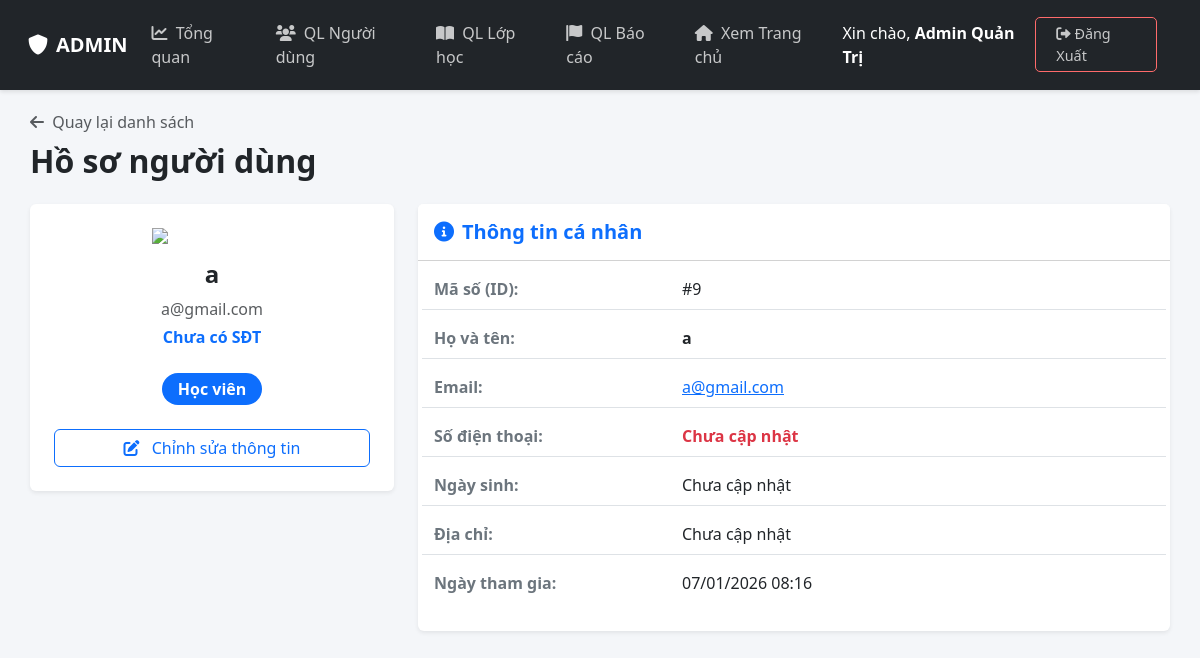
/N14Lurny/admin/user_detail.php?id=9 (signed in), run on an earlier commit of the app's database.
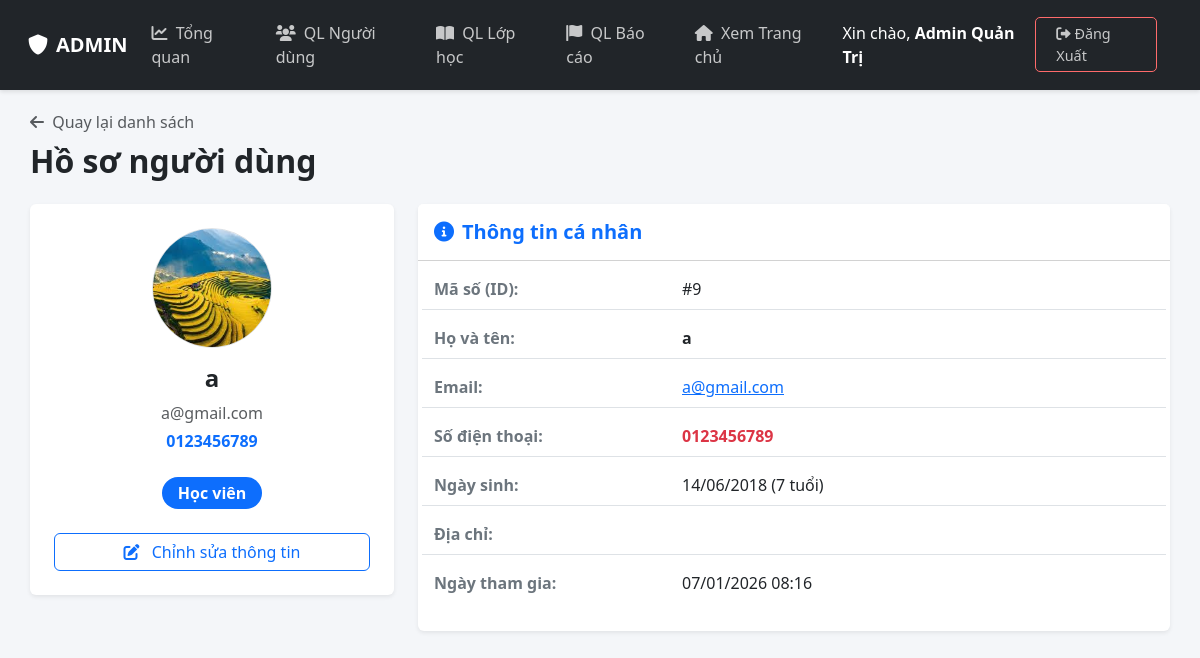
And on a later commit of the database.
### tables this page shows
CREATE TABLE `users` (
  `id` int(11) NOT NULL,
  `full_name` varchar(100) NOT NULL,
  `email` varchar(100) NOT NULL,
  `password` varchar(255) NOT NULL,
  `role` enum('admin','tutor','student') NOT NULL DEFAULT 'student',
  `avatar` varchar(255) DEFAULT NULL,
  `dob` date DEFAULT NULL,
  `gender` enum('Nam','Nữ','Khác') DEFAULT 'Nam',
  `phone` varchar(20) DEFAULT NULL,
  `bio` text DEFAULT NULL COMMENT 'Giới thiệu bản thân',
  `major` varchar(100) DEFAULT NULL COMMENT 'Chuyên ngành',
  `degree` varchar(100) DEFAULT NULL COMMENT 'Bằng cấp/Trình độ',
  `experience` varchar(100) DEFAULT NULL COMMENT 'Kinh nghiệm',
  `address` varchar(255) DEFAULT NULL COMMENT 'Địa chỉ/Khu vực',
  `school` varchar(255) DEFAULT NULL,
  `grade` varchar(50) DEFAULT NULL,
  `created_at` timestamp NOT NULL DEFAULT current_timestamp()
);

### N14Lurny/admin/user_detail.php (the view, shortened to what the changed rows need)
<?php
require __DIR__ . '/../config/db.php';
$id = intval($_GET['id']);
$sql = "SELECT * FROM users WHERE id = $id";
$result = $conn->query($sql);
$user = $result->fetch_assoc();
$avatar_path = "../assets/uploads/avatars/" . ($user['avatar'] ?? '');
$has_avatar = !empty($user['avatar']) && file_exists($avatar_path);
$dob_display = 'Chưa cập nhật';
$age_display = '';
if (!empty($user['dob']) && $user['dob'] != '0000-00-00') {
    $dob_date = new DateTime($user['dob']);
    $now = new DateTime();
    $age = $now->diff($dob_date)->y;
    $dob_display = date('d/m/Y', strtotime($user['dob']));
    $age_display = "($age tuổi)";
}
?>
<!DOCTYPE html>
<html lang="vi">
<head>
    <link href="https://cdn.jsdelivr.net/npm/bootstrap@5.3.0/dist/css/bootstrap.min.css" rel="stylesheet">
    <link rel="stylesheet" href="https://cdnjs.cloudflare.com/ajax/libs/font-awesome/6.0.0/css/all.min.css">
    <link rel="stylesheet" href="../assets/css/admin.css">
</head>
<body>
<div class="admin-wrapper">
    <main class="admin-content">
        <div class="container-fluid p-0">
            <div class="mb-4">
                <h2 class="fw-bold text-dark">Hồ sơ người dùng</h2>
            </div>
            <div class="row">
                <div class="col-md-4 mb-4">
                    <div class="card shadow-sm border-0 text-center p-4">
                        <div class="mb-3 d-flex justify-content-center">
                            <?php if($has_avatar): ?>
                                <img src="<?= $avatar_path ?>" class="rounded-circle object-fit-cover border" style="width: 120px; height: 120px;">
                            <?php else: ?>
                                <?php if($user['role'] == 'admin'): ?>
                                    <img src="https://cdn-icons-png.flaticon.com/512/2942/2942813.png" width="120">
                                <?php elseif($user['role'] == 'tutor'): ?>
                                    <img src="https://cdn-icons-png.flaticon.com/512/3429/3429440.png" width="120">
                                <?php else: ?>
                                    <img src="https://cdn-icons-png.flaticon.com/512/5850/5850276.png" width="120">
                                <?php endif; ?>
                            <?php endif; ?>
                        </div>
                        <h4 class="fw-bold"><?php echo $user['full_name']; ?></h4>
                        <p class="text-muted mb-1"><?php echo $user['email']; ?></p>
                        <p class="fw-bold text-primary"><?php echo $user['phone'] ?? 'Chưa có SĐT'; ?></p>
                        <div class="mt-2">
                            <?php if($user['role'] == 'student'): ?>
                                <span class="badge bg-primary fs-6 px-3 py-2 rounded-pill">Học viên</span>
                            <?php elseif($user['role'] == 'tutor'): ?>
                                <span class="badge bg-success fs-6 px-3 py-2 rounded-pill">Gia sư</span>
                            <?php else: ?>
                                <span class="badge bg-danger fs-6 px-3 py-2 rounded-pill">Admin</span>
                            <?php endif; ?>
                        </div>
                        <div class="mt-4 d-grid gap-2">
                            <a href="user_form.php?id=<?php echo $user['id']; ?>" class="btn btn-outline-primary">
                            </a>
                        </div>
                    </div>
                </div>
                <div class="col-md-8">
                    <div class="card shadow-sm border-0 mb-4">
                        <div class="card-body">
                            <div class="row mb-3 border-bottom pb-2">
                                <div class="col-sm-4 fw-bold text-secondary">Mã số (ID):</div>
                                <div class="col-sm-8">#<?php echo $user['id']; ?></div>
                            </div>
                            <div class="row mb-3 border-bottom pb-2">
                                <div class="col-sm-4 fw-bold text-secondary">Họ và tên:</div>
                                <div class="col-sm-8 fw-bold"><?php echo $user['full_name']; ?></div>
                            </div>
                            <div class="row mb-3 border-bottom pb-2">
                                <div class="col-sm-8"><a href="mailto:<?php echo $user['email']; ?>"><?php echo $user['email']; ?></a></div>
                            </div>
                            <div class="row mb-3 border-bottom pb-2">
                                <div class="col-sm-4 fw-bold text-secondary">Số điện thoại:</div>
                                <div class="col-sm-8 text-danger fw-bold"><?php echo $user['phone'] ?? 'Chưa cập nhật'; ?></div>
                            </div>
                            <div class="row mb-3 border-bottom pb-2">
                                <div class="col-sm-4 fw-bold text-secondary">Ngày sinh:</div>
                                <div class="col-sm-8"><?php echo $dob_display . ' ' . $age_display; ?></div>
                            </div>
                            <div class="row mb-3 border-bottom pb-2">
                                <div class="col-sm-4 fw-bold text-secondary">Địa chỉ:</div>
                                <div class="col-sm-8"><?php echo $user['address'] ?? 'Chưa cập nhật'; ?></div>
                            </div>
                            <div class="row mb-3 pb-1">
                                <div class="col-sm-4 fw-bold text-secondary">Ngày tham gia:</div>
                                <div class="col-sm-8"><?php echo date('d/m/Y H:i', strtotime($user['created_at'])); ?></div>
                            </div>
                        </div>
                    </div>
                </div>
            </div>
        </div>
    </main>
</div>
</body>
</html>

What changed in the data, as far as the page shows it:
changed users "a@gmail.com": avatar: picture added; phone "Chưa có SĐT" → "0123456789"; phone "Chưa cập nhật" → "0123456789"; dob (not shown) → "14/06/2018"; dob (not shown) → "(7 tuổi)"; address "Chưa cập nhật" → (not shown)
Also different on the page:
$dob_display: "Chưa cập nhật" → (not shown)
